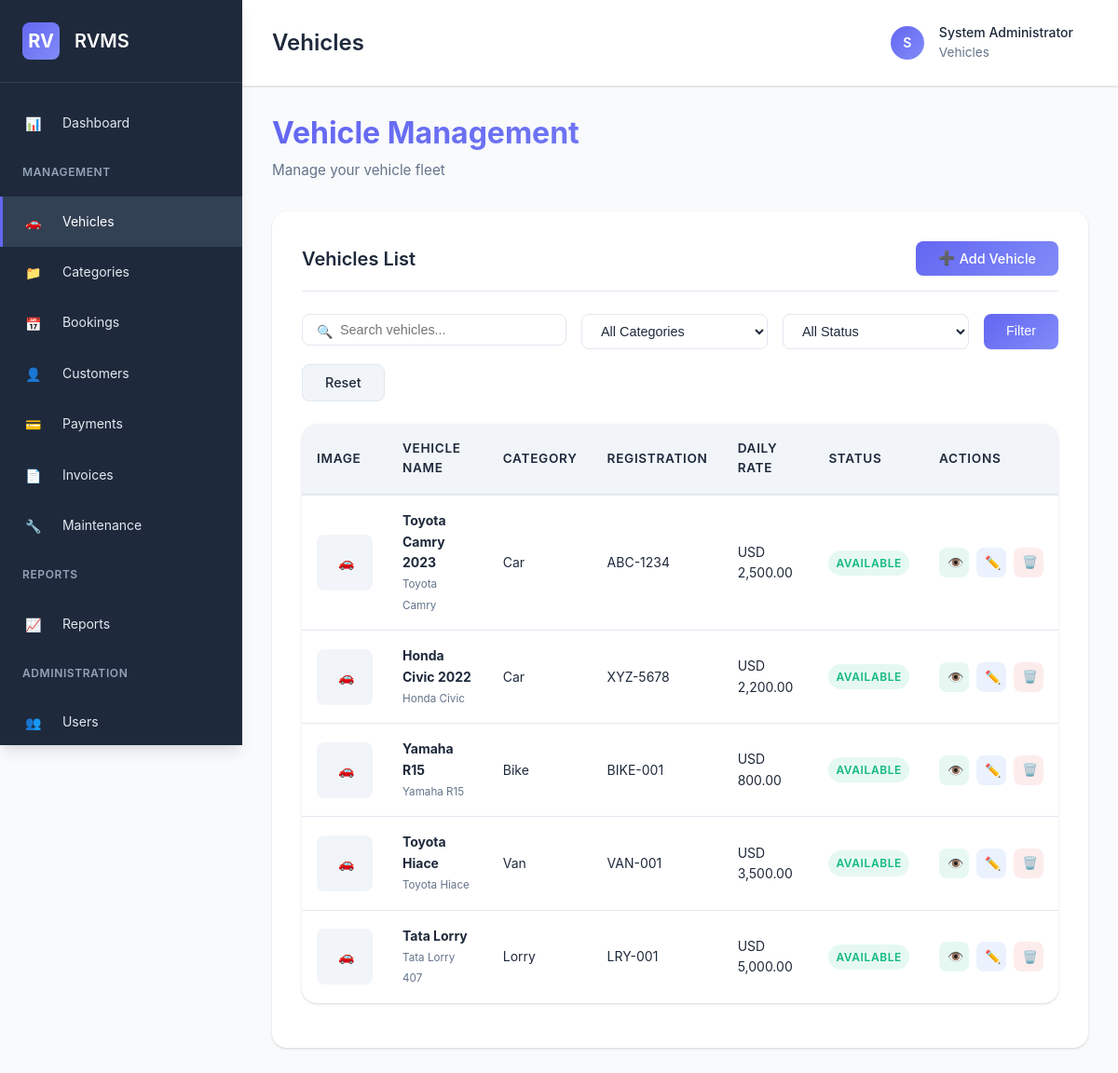
The page /pages/vehicles.php (signed in) on the database as committed earlier.
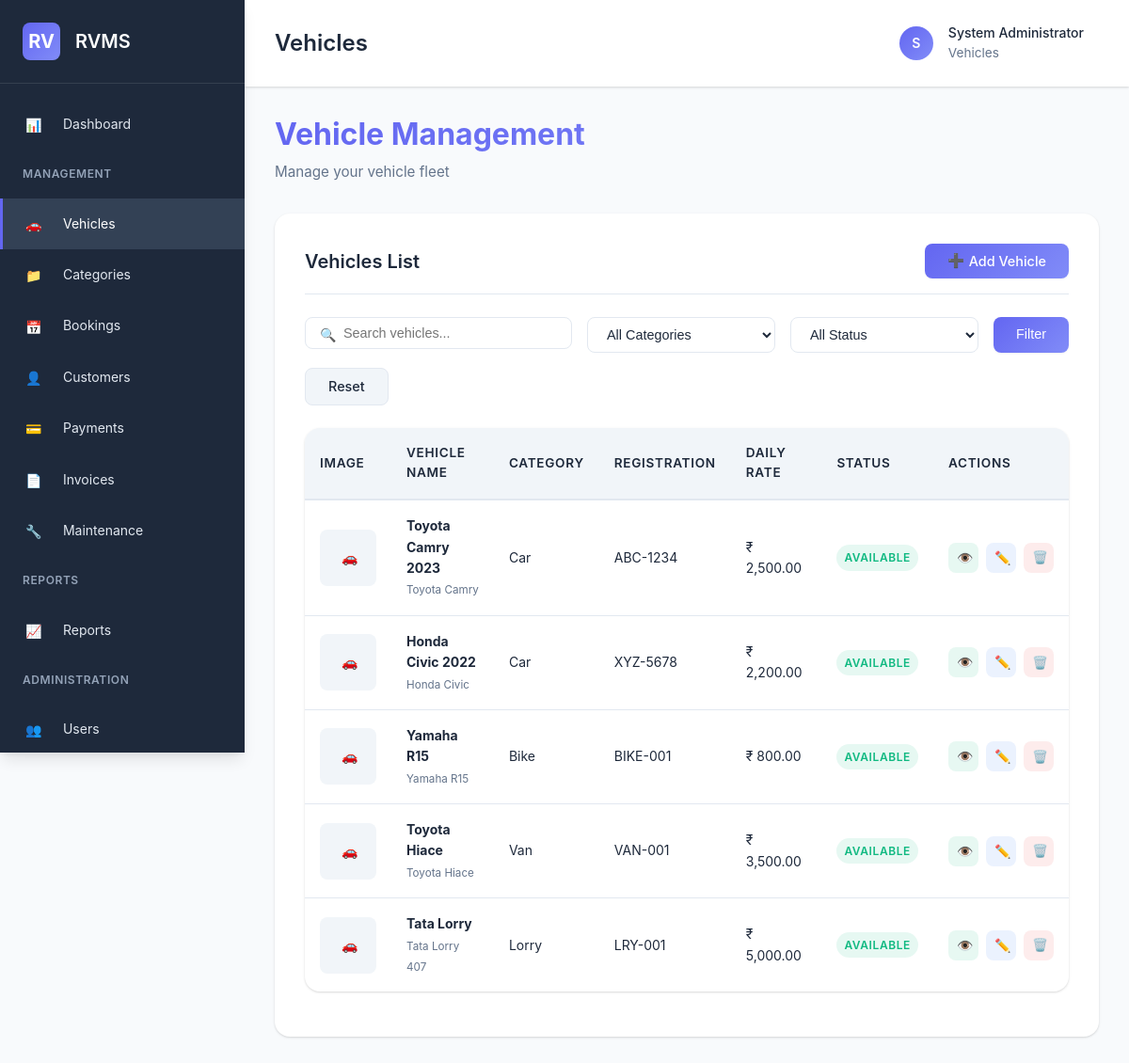
The same page on the database as committed later.
### tables this page shows
CREATE TABLE IF NOT EXISTS vehicles (
    id INT AUTO_INCREMENT PRIMARY KEY,
    category_id INT NOT NULL,
    vehicle_name VARCHAR(100) NOT NULL,
    brand VARCHAR(50),
    model VARCHAR(50),
    year INT,
    color VARCHAR(30),
    registration_number VARCHAR(50) UNIQUE NOT NULL,
    chassis_number VARCHAR(100),
    engine_number VARCHAR(100),
    fuel_type ENUM('petrol', 'diesel', 'electric', 'hybrid') DEFAULT 'petrol',
    seating_capacity INT DEFAULT 4,
    daily_rate DECIMAL(10, 2) NOT NULL,
    weekly_rate DECIMAL(10, 2),
    monthly_rate DECIMAL(10, 2),
    image VARCHAR(255),
    description TEXT,
    status ENUM('available', 'rented', 'maintenance', 'inactive') DEFAULT 'available',
    mileage INT DEFAULT 0,
    created_at TIMESTAMP DEFAULT CURRENT_TIMESTAMP,
    updated_at TIMESTAMP DEFAULT CURRENT_TIMESTAMP ON UPDATE CURRENT_TIMESTAMP,
    FOREIGN KEY (category_id) REFERENCES categories(id) ON DELETE RESTRICT,
    INDEX idx_category (category_id),
    INDEX idx_status (status),
    INDEX idx_registration (registration_number)
);

CREATE TABLE IF NOT EXISTS settings (
    id INT AUTO_INCREMENT PRIMARY KEY,
    setting_key VARCHAR(100) UNIQUE NOT NULL,
    setting_value TEXT,
    setting_type VARCHAR(50) DEFAULT 'text',
    description TEXT,
    updated_at TIMESTAMP DEFAULT CURRENT_TIMESTAMP ON UPDATE CURRENT_TIMESTAMP
);

CREATE TABLE IF NOT EXISTS categories (
    id INT AUTO_INCREMENT PRIMARY KEY,
    name VARCHAR(50) NOT NULL,
    description TEXT,
    icon VARCHAR(50),
    status ENUM('active', 'inactive') DEFAULT 'active',
    created_at TIMESTAMP DEFAULT CURRENT_TIMESTAMP,
    UNIQUE KEY unique_name (name)
);

### pages/vehicles.php (the view, shortened to what the changed rows need)
<?php
require_once '../config/functions.php';
$db = getDB();
$page = intval($_GET['page'] ?? 1);
$where = ['1=1'];
$params = [];
$whereClause = implode(' AND ', $where);
$countStmt = $db->prepare("SELECT COUNT(*) as total FROM vehicles WHERE $whereClause");
$countStmt->execute($params);
$totalItems = $countStmt->fetch()['total'];
$pagination = getPagination($page, $totalItems);
$offset = $pagination['offset'];
$stmt = $db->prepare("SELECT v.*, c.name as category_name FROM vehicles v LEFT JOIN categories c ON v.category_id = c.id WHERE $whereClause ORDER BY v.created_at DESC LIMIT ? OFFSET ?");
$stmt->execute(array_merge($params, [ITEMS_PER_PAGE, $offset]));
$vehicles = $stmt->fetchAll();
$categories = $db->query("SELECT id, name FROM categories WHERE status = 'active' ORDER BY name")->fetchAll();
$editVehicle = null;
include '../includes/header.php';
?>
<div class="page-header">
    <h1 class="page-title">Vehicle Management</h1>
</div>
<?php if (isset($_GET['add']) || isset($_GET['edit'])): ?>
    <div class="card">
        <div class="card-header">
            <h3 class="card-title"><?php echo isset($_GET['edit']) ? 'Edit Vehicle' : 'Add New Vehicle'; ?></h3>
        </div>
        <div class="card-body">
            <form method="POST" enctype="multipart/form-data" data-validate>
                <input type="hidden" name="action" value="<?php echo isset($_GET['edit']) ? 'edit' : 'add'; ?>">
                <?php if (isset($_GET['edit'])): ?>
                    <input type="hidden" name="id" value="<?php echo $editVehicle['id']; ?>">
                <?php endif; ?>
                <div style="display: grid; grid-template-columns: 1fr 1fr; gap: var(--spacing-lg);">
                    <div class="form-group">
                        <label class="form-label required" for="category_id">Category</label>
                        <select class="form-control" id="category_id" name="category_id" required>
                            <option value="">Select Category</option>
                            <?php foreach ($categories as $cat): ?>
                                <option value="<?php echo $cat['id']; ?>" <?php echo ($editVehicle && $editVehicle['category_id'] == $cat['id']) ? 'selected' : ''; ?>>
                                    <?php echo htmlspecialchars($cat['name']); ?>
                                </option>
                            <?php endforeach; ?>
                        </select>
                    </div>
                    <div class="form-group">
                        <label class="form-label required" for="vehicle_name">Vehicle Name</label>
                        <input type="text" class="form-control" id="vehicle_name" name="vehicle_name" required value="<?php echo htmlspecialchars($editVehicle['vehicle_name'] ?? ''); ?>">
                    </div>
                    <div class="form-group">
                        <label class="form-label" for="brand">Brand</label>
                        <input type="text" class="form-control" id="brand" name="brand" value="<?php echo htmlspecialchars($editVehicle['brand'] ?? ''); ?>">
                    </div>
                    <div class="form-group">
                        <label class="form-label" for="model">Model</label>
                        <input type="text" class="form-control" id="model" name="model" value="<?php echo htmlspecialchars($editVehicle['model'] ?? ''); ?>">
                    </div>
                    <div class="form-group">
                        <label class="form-label" for="year">Year</label>
                        <input type="number" class="form-control" id="year" name="year" min="1900" max="<?php echo date('Y') + 1; ?>" value="<?php echo $editVehicle['year'] ?? ''; ?>">
                    </div>
                    <div class="form-group">
                        <label class="form-label" for="color">Color</label>
                        <input type="text" class="form-control" id="color" name="color" value="<?php echo htmlspecialchars($editVehicle['color'] ?? ''); ?>">
                    </div>
                    <div class="form-group">
                        <label class="form-label required" for="registration_number">Registration Number</label>
                        <input type="text" class="form-control" id="registration_number" name="registration_number" required value="<?php echo htmlspecialchars($editVehicle['registration_number'] ?? ''); ?>">
                    </div>
                    <div class="form-group">
                        <label class="form-label" for="chassis_number">Chassis Number</label>
                        <input type="text" class="form-control" id="chassis_number" name="chassis_number" value="<?php echo htmlspecialchars($editVehicle['chassis_number'] ?? ''); ?>">
                    </div>
                    <div class="form-group">
                        <label class="form-label" for="engine_number">Engine Number</label>
                        <input type="text" class="form-control" id="engine_number" name="engine_number" value="<?php echo htmlspecialchars($editVehicle['engine_number'] ?? ''); ?>">
                    </div>
                    <div class="form-group">
                        <label class="form-label" for="fuel_type">Fuel Type</label>
                        <select class="form-control" id="fuel_type" name="fuel_type">
                            <option value="petrol" <?php echo ($editVehicle && $editVehicle['fuel_type'] === 'petrol') ? 'selected' : ''; ?>>Petrol</option>
                            <option value="diesel" <?php echo ($editVehicle && $editVehicle['fuel_type'] === 'diesel') ? 'selected' : ''; ?>>Diesel</option>
                            <option value="electric" <?php echo ($editVehicle && $editVehicle['fuel_type'] === 'electric') ? 'selected' : ''; ?>>Electric</option>
                            <option value="hybrid" <?php echo ($editVehicle && $editVehicle['fuel_type'] === 'hybrid') ? 'selected' : ''; ?>>Hybrid</option>
                        </select>
                    </div>
                    <div class="form-group">
                        <label class="form-label" for="seating_capacity">Seating Capacity</label>
                        <input type="number" class="form-control" id="seating_capacity" name="seating_capacity" min="1" value="<?php echo $editVehicle['seating_capacity'] ?? 4; ?>">
                    </div>
                    <div class="form-group">
                        <label class="form-label required" for="daily_rate">Daily Rate</label>
                        <input type="number" class="form-control" id="daily_rate" name="daily_rate" step="0.01" min="0" required value="<?php echo $editVehicle['daily_rate'] ?? ''; ?>">
                    </div>
                    <div class="form-group">
                        <label class="form-label" for="weekly_rate">Weekly Rate</label>
                        <input type="number" class="form-control" id="weekly_rate" name="weekly_rate" step="0.01" min="0" value="<?php echo $editVehicle['weekly_rate'] ?? ''; ?>">
                    </div>
                    <div class="form-group">
                        <label class="form-label" for="monthly_rate">Monthly Rate</label>
                        <input type="number" class="form-control" id="monthly_rate" name="monthly_rate" step="0.01" min="0" value="<?php echo $editVehicle['monthly_rate'] ?? ''; ?>">
                    </div>
                    <div class="form-group">
                        <label class="form-label" for="status">Status</label>
                        <select class="form-control" id="status" name="status">
                            <option value="available" <?php echo ($editVehicle && $editVehicle['status'] === 'available') ? 'selected' : ''; ?>>Available</option>
                            <option value="rented" <?php echo ($editVehicle && $editVehicle['status'] === 'rented') ? 'selected' : ''; ?>>Rented</option>
                            <option value="maintenance" <?php echo ($editVehicle && $editVehicle['status'] === 'maintenance') ? 'selected' : ''; ?>>Maintenance</option>
                            <option value="inactive" <?php echo ($editVehicle && $editVehicle['status'] === 'inactive') ? 'selected' : ''; ?>>Inactive</option>
                        </select>
                    </div>
                    <div class="form-group" style="grid-column: 1 / -1;">
                        <label class="form-label" for="image">Vehicle Image</label>
                        <input type="file" class="form-control" id="image" name="image" accept="image/*" data-preview="#imagePreview">
                        <?php if ($editVehicle && $editVehicle['image']): ?>
                            <img id="imagePreview" src="<?php echo getFileUrl($editVehicle['image'], 'vehicles'); ?>" style="max-width: 200px; margin-top: var(--spacing-md); border-radius: var(--radius);">
                        <?php else: ?>
                            <img id="imagePreview" src="" style="display: none; max-width: 200px; margin-top: var(--spacing-md); border-radius: var(--radius);">
                        <?php endif; ?>
                    </div>
                    <div class="form-group" style="grid-column: 1 / -1;">
                        <label class="form-label" for="description">Description</label>
                        <textarea class="form-control" id="description" name="description" rows="4"><?php echo htmlspecialchars($editVehicle['description'] ?? ''); ?></textarea>
                    </div>
                </div>
                <div class="card-footer">
                    <a href="<?php echo BASE_URL; ?>pages/vehicles.php" class="btn btn-secondary">Cancel</a>
                    <button type="submit" class="btn btn-primary"><?php echo isset($_GET['edit']) ? 'Update Vehicle' : 'Add Vehicle'; ?></button>
                </div>
            </form>
        </div>
    </div>
<?php else: ?>
    <div class="card">
        <div class="card-body">
            <?php if (empty($vehicles)): ?>
                <div class="empty-state">
                    <i class="icon icon-vehicle"></i>
                    <h3>No Vehicles Found</h3>
                    <p>No vehicles match your search criteria.</p>
                </div>
            <?php else: ?>
                <div class="table-container">
                    <table class="table">
                        <thead>
                            <tr>
                                <th>Image</th>
                                <th>Vehicle Name</th>
                                <th>Category</th>
                                <th>Registration</th>
                                <th>Daily Rate</th>
                                <th>Status</th>
                                <th>Actions</th>
                            </tr>
                        </thead>
                        <tbody>
                            <?php foreach ($vehicles as $vehicle): ?>
                                <tr>
                                    <td>
                                        <?php if ($vehicle['image']): ?>
                                            <img src="<?php echo getFileUrl($vehicle['image'], 'vehicles'); ?>" alt="" style="width: 60px; height: 60px; object-fit: cover; border-radius: var(--radius);">
                                        <?php else: ?>
                                            <div style="width: 60px; height: 60px; background: var(--bg-tertiary); border-radius: var(--radius); display: flex; align-items: center; justify-content: center;">
                                                <i class="icon icon-vehicle"></i>
                                            </div>
                                        <?php endif; ?>
                                    </td>
                                    <td>
                                        <strong><?php echo htmlspecialchars($vehicle['vehicle_name']); ?></strong><br>
                                        <small style="color: var(--text-secondary);"><?php echo htmlspecialchars($vehicle['brand'] . ' ' . $vehicle['model']); ?></small>
                                    </td>
                                    <td><?php echo htmlspecialchars($vehicle['category_name'] ?? 'N/A'); ?></td>
                                    <td><?php echo htmlspecialchars($vehicle['registration_number']); ?></td>
                                    <td><?php echo formatCurrency($vehicle['daily_rate']); ?></td>
                                    <td>
                                        <span class="badge badge-<?php
                                            echo $vehicle['status'] === 'available' ? 'success' :
                                                ($vehicle['status'] === 'rented' ? 'warning' :
                                                ($vehicle['status'] === 'maintenance' ? 'danger' : 'secondary'));
                                        ?>">
                                            <?php echo ucfirst($vehicle['status']); ?>
                                        </span>
                                    </td>
                                    <td>
                                        <div class="action-buttons">
                                            <a href="<?php echo BASE_URL; ?>pages/vehicle-details.php?id=<?php echo $vehicle['id']; ?>" class="action-btn action-btn-view" data-tooltip="View">
                                                <i class="icon icon-view"></i>
                                            </a>
                                            <a href="<?php echo BASE_URL; ?>pages/vehicles.php?edit=<?php echo $vehicle['id']; ?>" class="action-btn action-btn-edit" data-tooltip="Edit">
                                                <i class="icon icon-edit"></i>
                                            </a>
                                            <form method="POST" style="display: inline;" onsubmit="return confirmDelete('Are you sure you want to delete this vehicle?');">
                                                <button type="submit" class="action-btn action-btn-delete" data-tooltip="Delete">
                                                    <i class="icon icon-delete"></i>
                                                </button>
                                            </form>
                                        </div>
                                    </td>
                                </tr>
                            <?php endforeach; ?>
                        </tbody>
                    </table>
                </div>
            <?php endif; ?>
        </div>
    </div>
<?php endif; ?>
<?php include '../includes/footer.php'; ?>

Rows that differ between the two databases and show on the page:
changed through a linked row, vehicles "Toyota Camry 2023": daily_rate.setting_value "USD 2,500.00" → "₹ 2,500.00"
changed through a linked row, vehicles "Honda Civic 2022": daily_rate.setting_value "USD 2,200.00" → "₹ 2,200.00"
changed through a linked row, vehicles "Yamaha R15": daily_rate.setting_value "USD 800.00" → "₹ 800.00"
changed through a linked row, vehicles "Toyota Hiace": daily_rate.setting_value "USD 3,500.00" → "₹ 3,500.00"
changed through a linked row, vehicles "Tata Lorry": daily_rate.setting_value "USD 5,000.00" → "₹ 5,000.00"
